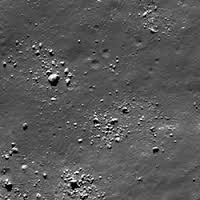
%> input picture thresholding.jpg, 200 x 200 px
$ octave thresholding.m   (GNU Octave 9; MATLAB toolbox functions it lacks are replaced by stand-ins)
%> lines starting %> are read from the running program, lines starting %| are printed output that depends on the picture
A=imread('thresholding.jpg');
%> A is the input picture: size 200x200x3 uint8; min 0, max 255, mean 88.9
B=rgb2gray(A);
subplot(2,2,1);
imshow(B);
title('Original image');
K=(B>100);
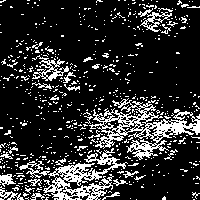
%> K: size 200x200 logical; 18.5% white in thin lines or dots
subplot(2,2,2);
imshow(K);
title('Original image after thresholding');

for i=1:size(B,1)
for j=1:size(B,2)
N(i,j)=uint8(abs(255-B(i,j)));
end
end
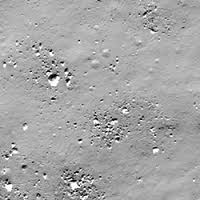
%> N: size 200x200 uint8; min 0, max 255, mean 166.1
subplot(2,2,3);
imshow(N);
title('Image after digital negative');
